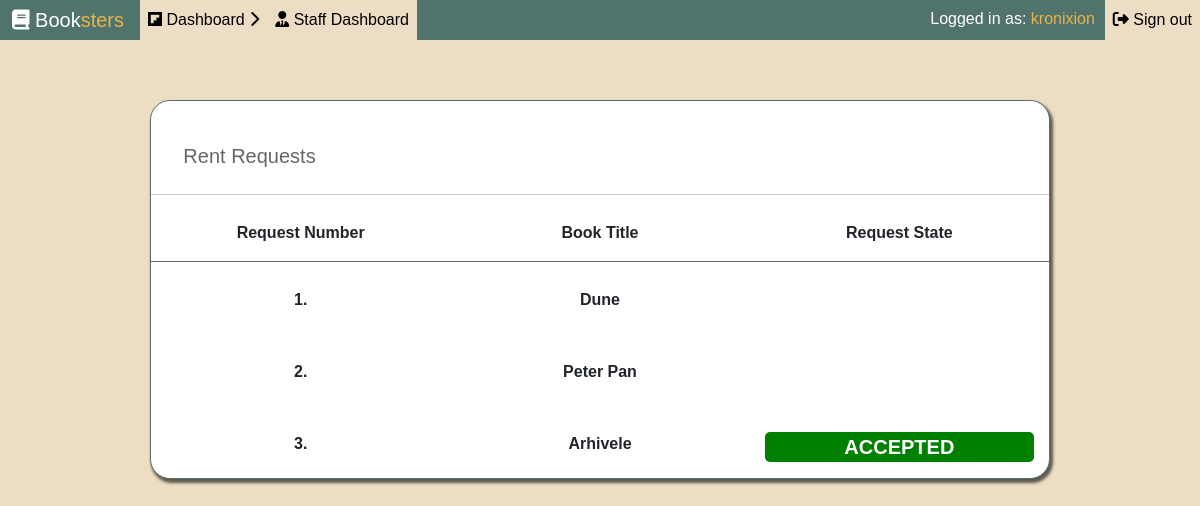
The app's page /rent/ (signed in) with its own data.
### requests/models.py (models this page shows)
class RentRequest(models.Model):
    book = models.ForeignKey(Book, on_delete= models.CASCADE)
    user = models.ForeignKey(Account, on_delete= models.CASCADE)
    class requestState(models.TextChoices):
        PENDING = 'PENDING',_('PENDING')
        ACCEPTED = 'ACCEPTED',_('ACCEPTED')
        REJECTED = 'REJECTED',_('REJECTED')
    requestState = models.CharField(max_length=10,choices=requestState.choices,default='PENDING')

### book/models.py (models this page shows, shortened)
class Book(models.Model):
    title = models.CharField(max_length=50)
    author = models.CharField(max_length=70)
    coverImage = models.ImageField(upload_to='books/')
    description = models.TextField()
    yearOfRelease = models.DateField()
    price = models.IntegerField()
    rental = models.BooleanField()
    exchange = models.BooleanField()
    publisher = models.CharField(max_length=50)
    ISBN = models.CharField(max_length=20)

### requests/views.py (the view)
# urls.py: path('rent/',rent, name='rent'),
@login_required
@csrf_exempt
def rent(request):
    account = Account.objects.get(id=request.user.id)
    if request.method == 'POST':
        book = Book.objects.get(id=request.POST['bookId'])
        rentRequest = RentRequest(user = account,book=book)
        rentRequest.save()
        return HttpResponse('You have rented the book ' + book.title + ' !')
    else:
        rentedRequests = RentRequest.objects.filter(user = account)
        return render(request,'rentPage.html',{'rentedRequests':rentedRequests})

### requests/templates/rentPage.html (shortened to what this page needs)
{%extends 'base.html'%}
{%load static%}
{%block additionalMetaData%}
<link rel="stylesheet" href="{%static 'css/rentPage.css'%}" type="text/css">
{%endblock%}
{%block body%}
<div class="container">
    <div class="row">
        <div class="col lg-12">
            <h5>Rent Requests</h5>
        </div>
    </div>
    <div class="row header">
        <div class="col-lg-4">
            <strong><p>Request Number</p></strong>
        </div>
        <div class="col-lg-4">
            <strong><p>Book Title</p></strong>
        </div>
        <div class="col-lg-4">
            <strong><p>Request State</p></strong>
        </div>
    </div>
    {%for request in rentedRequests%}
    <div class="row">
        <div class="col-lg-4">
            <p>{{forloop.counter}}.</p>
        </div>
        <div class="col-lg-4">
            <p>
                {{request.book.title}}
            </p>
        </div>
        <div class="col-lg-4">
            <p><span>{{request.requestState}}</span></p>
        </div>
    </div>
    {%endfor%}
</div>
{%endblock%}

### templates/base.html (shortened to what this page needs)
{% load static %}
<!DOCTYPE html>
<html lang="en">
    <head>
        <link rel="stylesheet" href="https://stackpath.bootstrapcdn.com/bootstrap/4.4.1/css/bootstrap.min.css">
        <link rel="stylesheet" href="{% static 'css/navbar.css' %}" type="text/css">
        {%block additionalMetaData%}{%endblock%}
    </head>
    <body>
        <nav class="navbar navbar-expand-lg sticky-top">
            <a class="navbar-brand" href="{%url 'landingPage'%}"><i class="fa fa-book" aria-hidden="true"></i> Book<span id="sters">sters</span></a>
            <div class="collapse navbar-collapse" id="navbarSupportedContent">
              <ul class="navbar-nav mr-auto">
                {% if user.is_authenticated %}
                <li class="nav-item">
                    <div class="dropdown">
                      <a href="{%url 'dashboard'%}" class="nav-link dropdown-btn"><i class="fab fa-flipboard"></i> Dashboard <i class="fas fa-chevron-right"></i></a>
                    </div>
                </li>
                {%if user.is_staff%}
                <li class="nav-item">
                  <a href="{%url 'staffDashboard'%}"  class="nav-link"><i class="fas fa-user-tie"></i> Staff Dashboard</a>
                </li>
                {%endif%}
                {%endif%}
              </ul>
              <ul class="navbar-nav"  >
                  {% if user.is_authenticated %}
                  <li id="loggedIn">
                      <span>Logged in as: <span id="username">{{user.username}}</span></span>
                  </li>
                  <li class="nav-item">
                    <form action="{%url 'signOut'%}" method="POST">
                      <button type="Submit" class="signOut nav-link"><i class="fas fa-sign-out-alt"></i> Sign out</button>
                    </form>
                  </li>
                  {% endif %}
              </ul>
            </div>
          </nav>
        {%block body%}{%endblock%}
    </body>
</html>

### static/css/navbar.css (style rules this page uses)
body { font-family: "Poppins", sans-serif; }
.navbar-expand-lg { background: #50746C; padding: 0; }
.navbar-brand { color:white; padding-left: 1%; }
.nav-link { color: black; transition: 0.5s all; }
.nav-link { background-color: #EDDDC4; }
.dropdown .fa-chevron-right { transition: 0.5s all; }
.signOut { width:100%; height:100%; border:none; background-color: #EDDDC4; }
#sters { color: #E7B34D; }
#loggedIn { padding-top: 7px; margin-right:10px; }
#loggedIn span { text-align: center; color: white; text-align: center; }
#loggedIn span #username { color:#E7B34D; }

### static/css/rentPage.css (style rules this page uses)
body { background:#EDDDC4; }
.container { width:900px; margin-top: 5%; border: 1px solid #50746C; background-color: white; box-shadow: 2px 3px 3px 1px rgba(0,0,0,0.6); border-radius: 20px; }
.row { margin-top: 3%; }
.row:first-of-type { border-bottom: 1px solid rgba(0,0,0,0.2); }
.row:first-of-type h5 { color: rgba(0,0,0,0.6); padding: 2%; }
.header { border-bottom:1px solid rgba(0,0,0,0.6); }
p { text-align:center; font-weight: 700; border-radius: 5px; }
p:last-child span { color:white; font-size:20px; }

### records on screen
RentRequest: book "Dune"
RentRequest: book "Peter Pan"
RentRequest: book "Arhivele", requestState "ACCEPTED"

### other values on screen
{{ user.username }} "kronixion"
